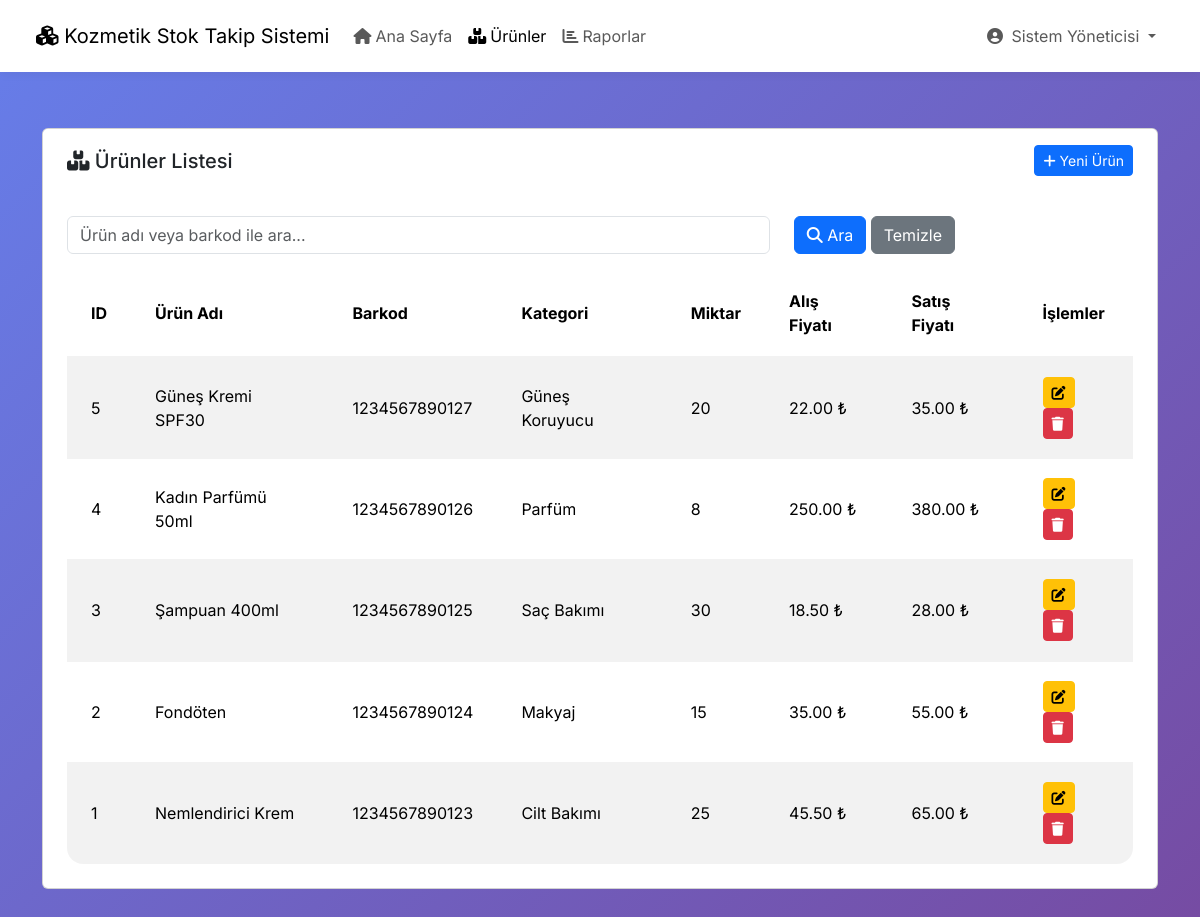
/urunleri_listele.php (signed in), run on the app's committed database.
### tables this page shows
CREATE TABLE urunler (
    id INT PRIMARY KEY AUTO_INCREMENT,
    urun_adi VARCHAR(200) NOT NULL,
    barkod VARCHAR(50) UNIQUE,
    kategori_id INT,
    marka VARCHAR(100),
    model VARCHAR(100),
    renk VARCHAR(50),
    miktar INT DEFAULT 0,
    min_stok INT DEFAULT 5,
    birim VARCHAR(20) DEFAULT 'adet',
    alis_fiyati DECIMAL(10,2),
    satis_fiyati DECIMAL(10,2),
    son_kullanma_tarihi DATE,
    aciklama TEXT,
    resim VARCHAR(255),
    ekleme_tarihi DATETIME DEFAULT CURRENT_TIMESTAMP,
    guncellenme_tarihi DATETIME DEFAULT CURRENT_TIMESTAMP ON UPDATE CURRENT_TIMESTAMP,
    ekleyen_kullanici INT,
    aktif TINYINT(1) DEFAULT 1,
    FOREIGN KEY (kategori_id) REFERENCES kategoriler(id),
    FOREIGN KEY (ekleyen_kullanici) REFERENCES kullanicilar(id)
);

CREATE TABLE kategoriler (
    id INT PRIMARY KEY AUTO_INCREMENT,
    kategori_adi VARCHAR(100) NOT NULL,
    aciklama TEXT,
    olusturma_tarihi DATETIME DEFAULT CURRENT_TIMESTAMP
);

### includes/functions.php (called while the page is built, shortened)
<?php
function guvenliYazi($metin) {
    return htmlspecialchars($metin, ENT_QUOTES, 'UTF-8');
}
?>

### urunleri_listele.php (the view, shortened to what this page needs)
<?php
require_once 'includes/db.php';
require_once 'includes/functions.php';
$arama = isset($_GET['arama']) ? trim($_GET['arama']) : '';
$sql = "SELECT u.*, k.kategori_adi
        FROM urunler u
        LEFT JOIN kategoriler k ON u.kategori_id = k.id
        WHERE u.aktif = 1";
$sql .= " ORDER BY u.id DESC";
$sonuc = mysqli_query($baglanti, $sql);
require_once 'includes/header.php';
?>
<div class="container mt-4">
    <div class="card">
        <div class="card-header">
            <h5><i class="fas fa-boxes"></i> Ürünler Listesi</h5>
            <a href="urun_ekle.php" class="btn btn-primary btn-sm float-end">
                <i class="fas fa-plus"></i> Yeni Ürün
            </a>
        </div>
        <div class="card-body">
            <form method="GET" class="mb-3">
                <div class="row">
                    <div class="col-md-8">
                        <input type="text" name="arama" class="form-control"
                               placeholder="Ürün adı veya barkod ile ara..."
                               value="<?php echo htmlspecialchars($arama); ?>">
                    </div>
                    <div class="col-md-4">
                        <button type="submit" class="btn btn-primary">
                            <i class="fas fa-search"></i> Ara
                        </button>
                        <a href="urunleri_listele.php" class="btn btn-secondary">Temizle</a>
                    </div>
                </div>
            </form>
            <div class="table-responsive">
                <table class="table table-striped">
                    <thead>
                        <tr>
                            <th>ID</th>
                            <th>Ürün Adı</th>
                            <th>Barkod</th>
                            <th>Kategori</th>
                            <th>Miktar</th>
                            <th>Alış Fiyatı</th>
                            <th>Satış Fiyatı</th>
                            <th>İşlemler</th>
                        </tr>
                    </thead>
                    <tbody>
                        <?php if (mysqli_num_rows($sonuc) > 0): ?>
                            <?php while ($urun = mysqli_fetch_assoc($sonuc)): ?>
                                <tr>
                                    <td><?php echo $urun['id']; ?></td>
                                    <td><?php echo htmlspecialchars($urun['urun_adi']); ?></td>
                                    <td><?php echo htmlspecialchars($urun['barkod']); ?></td>
                                    <td><?php echo htmlspecialchars($urun['kategori_adi']); ?></td>
                                    <td><?php echo $urun['miktar']; ?></td>
                                    <td><?php echo number_format($urun['alis_fiyati'], 2); ?> ₺</td>
                                    <td><?php echo number_format($urun['satis_fiyati'], 2); ?> ₺</td>
                                    <td>
                                        <a href="urun_duzenle.php?id=<?php echo $urun['id']; ?>"
                                           class="btn btn-sm btn-warning">
                                            <i class="fas fa-edit"></i>
                                        </a>
                                        <a href="urun_sil.php?id=<?php echo $urun['id']; ?>"
                                           class="btn btn-sm btn-danger"
                                           onclick="return confirm('Bu ürünü silmek istediğinizden emin misiniz?')">
                                            <i class="fas fa-trash"></i>
                                        </a>
                                    </td>
                                </tr>
                            <?php endwhile; ?>
                        <?php else: ?>
                            <tr>
                                <td colspan="8" class="text-center">Ürün bulunamadı.</td>
                            </tr>
                        <?php endif; ?>
                    </tbody>
                </table>
            </div>
        </div>
    </div>
</div>

### includes/header.php (shortened to what this page needs)
<?php
require_once 'includes/functions.php';
?>
<!DOCTYPE html>
<html lang="tr">
<head>
    <link href="https://cdn.jsdelivr.net/npm/bootstrap@5.3.3/dist/css/bootstrap.min.css" rel="stylesheet">
    <link href="https://cdnjs.cloudflare.com/ajax/libs/font-awesome/6.5.2/css/all.min.css" rel="stylesheet">
</head>
<body>
<?php if (isset($_SESSION['kullanici_id'])): ?>
<nav class="navbar navbar-expand-lg">
    <div class="container-fluid">
        <a class="navbar-brand" href="dashboard.php">
            <i class="fas fa-cubes"></i> <?php echo SITE_NAME; ?>
        </a>
        <div class="collapse navbar-collapse" id="navbarNav">
            <ul class="navbar-nav me-auto mb-2 mb-lg-0">
                <li class="nav-item">
                    <a class="nav-link <?php echo (basename($_SERVER['PHP_SELF']) == 'dashboard.php') ? 'active' : ''; ?>" href="dashboard.php">
                        <i class="fas fa-home me-1"></i>Ana Sayfa
                    </a>
                </li>
                <li class="nav-item">
                    <a class="nav-link <?php echo (basename($_SERVER['PHP_SELF']) == 'urunleri_listele.php' || basename($_SERVER['PHP_SELF']) == 'urun_ekle.php' || basename($_SERVER['PHP_SELF']) == 'urun_duzenle.php' || basename($_SERVER['PHP_SELF']) == 'urun_sil.php') ? 'active' : ''; ?>"
                       href="urunleri_listele.php">
                        <i class="fas fa-boxes me-1"></i>Ürünler
                    </a>
                </li>
                <li class="nav-item">
                    <a class="nav-link <?php echo (basename($_SERVER['PHP_SELF']) == 'raporlar.php') ? 'active' : ''; ?>" href="raporlar.php">
                        <i class="fas fa-chart-bar me-1"></i>Raporlar
                    </a>
                </li>
            </ul>
            <ul class="navbar-nav">
                <li class="nav-item dropdown">
                    <a class="nav-link dropdown-toggle" href="#" id="kullaniciDropdown" role="button" data-bs-toggle="dropdown" aria-expanded="false">
                        <i class="fas fa-user-circle me-1"></i>
                        <?php echo guvenliYazi(isset($_SESSION['tam_isim']) ? $_SESSION['tam_isim'] : $_SESSION['kullanici_adi']); ?>
                    </a>
                </li>
            </ul>
        </div>
    </div>
</nav>
<?php endif; ?>
<main class="container-fluid">

### includes/header.php (style rules this page uses)
body { font-family: 'Inter', sans-serif; color: var(--dark-text); min-height: 100vh; display: flex; flex-direction: column; background: linear-gradient(135deg, #667eea 0%, #764ba2 100%); background-attachment: fixed; overflow-x: hidden; }
.navbar { background-color: #ffffff; box-shadow: 0 2px 10px rgba(0, 0, 0, 0.05); padding: 1rem 1.5rem; border-bottom: 1px solid var(--border-color); }
main { flex-grow: 1; padding-top: 2rem; padding-bottom: 2rem; }
.card { margin-bottom: 1.5rem; overflow: hidden; }
.card-header { background-color: #ffffff; border-bottom: 1px solid var(--border-color); font-weight: 600; color: var(--dark-text); padding: 1rem 1.5rem; border-top-left-radius: 1rem; border-top-right-radius: 1rem; display: flex; justify-content: space-between; align-items: center; }
.card-header h5 { margin-bottom: 0; font-size: 1.25rem; }
.card-body { padding: 1.5rem; }
.table { border-radius: 1rem; overflow: hidden; margin-bottom: 0; }
.table thead { background-color: var(--light-bg); border-bottom: 1px solid var(--border-color); }
.table th, .table td { padding: 1.2rem 1.5rem; vertical-align: middle; border-top: none; border-bottom: 1px solid rgba(0, 0, 0, 0.05); }

### data on the page
urunler: id "5", urun_adi "Güneş Kremi SPF30", barkod "1234567890127", kategori.kategori_adi "Güneş Koruyucu", miktar "20", alis_fiyati "22.00", satis_fiyati "35.00"
urunler: id "4", urun_adi "Kadın Parfümü 50ml", barkod "1234567890126", kategori.kategori_adi "Parfüm", miktar "8", alis_fiyati "250.00", satis_fiyati "380.00"
urunler: id "3", urun_adi "Şampuan 400ml", barkod "1234567890125", kategori.kategori_adi "Saç Bakımı", miktar "30", alis_fiyati "18.50", satis_fiyati "28.00"
urunler: id "2", urun_adi "Fondöten", barkod "1234567890124", kategori.kategori_adi "Makyaj", miktar "15", alis_fiyati "35.00", satis_fiyati "55.00"
urunler: id "1", urun_adi "Nemlendirici Krem", barkod "1234567890123", kategori.kategori_adi "Cilt Bakımı", miktar "25", alis_fiyati "45.50", satis_fiyati "65.00"

### other printed values
SITE_NAME "Kozmetik Stok Takip Sistemi"
